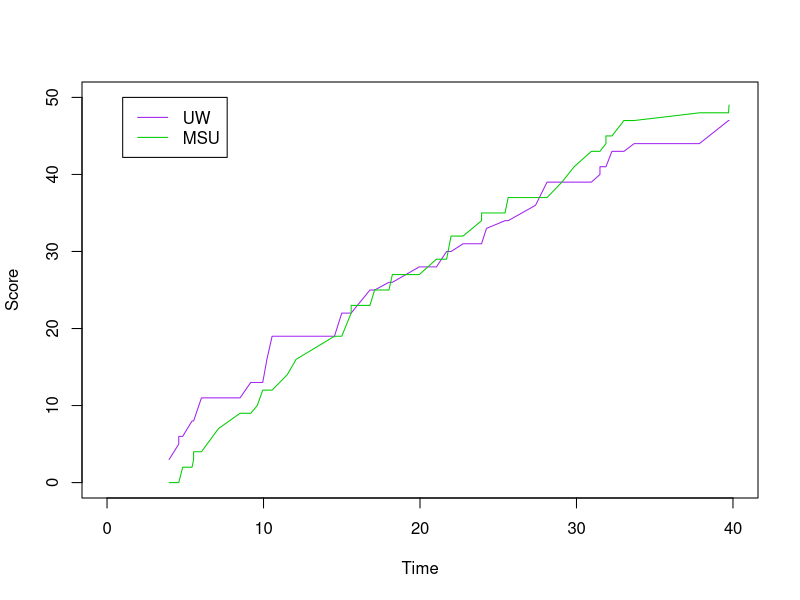

Here is the R script that generated this plot:
#******************************************************************************************
# Author: George Ronan
# Date Edited: 20 November, 2019
# Purpose: Using the score-by-score information from this game summarized in 
# UWvMSU_1-22-13.txt generate a graph similar to the one I show above.
#******************************************************************************************
data <- read.table(file = "UWvMSU_1-22-13.txt", # Read in UWvMSU file as a table of data
                   header = TRUE,stringsAsFactors = FALSE) # Accounts for headers, strings
UWsum <- matrix(data = 0,nrow = nrow(data),ncol = 2) # Initialize 2-col output matrix
MSUsum <- matrix(data = 0,nrow = nrow(data),ncol = 2) # Initialize 2-col output matrix
for(i in 1:nrow(data)){
  UWsum[i,1] <- data$time[i] # Store timepoint at score in UW score matrix
  UWsum[i,2] <- sum(na.omit(data[1:i,][data$team == "UW",3])) # Store corresponding sum of
                                                              # previous UW point additions
                                                              # i.e. corresponding sum
  MSUsum[i,1] <- data$time[i] # Store timepoint at score in MSU score matrix
  MSUsum[i,2] <- sum(na.omit(data[1:i,][data$team == "MSU",3])) # Store corresponding sum of
                                                                # all previous UW point
                                                                # additions
                                                                # i.e. corresponding sum
}
cumscores <- cbind(UWsum,MSUsum[,2]) # Combines both time/score matrices
colnames(cumscores) <- c("Time","UW","MSU") # Assigns corresponding names to score columns
plot(x = cumscores[,1],y = cumscores[,2],type = 'l', # Plots timepoints on x axis and UW 
                                                     # score on y axis as a line
     col = 'purple',xlab = 'Time', ylab = 'Score', # Assigns color to line and labels axes
     xlim = c(0,40),ylim = c(0,50)) # Sets upper and lower limits for axes
lines(x = cumscores[,1],y = cumscores[,3], # Plots MSU scores corresponding to timepoints
      col = 'green3') # Assigns color to MSU line
legend(1,50,c("UW","MSU"), # Positions legend and adds text
       lty = c(1,1,1),lwd = c(1,1,1),col = c("purple","green3")) # Adds and colors lines
